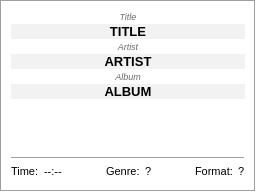
          <widget class="QStackedWidget" name="DisplayWidget">
           <property name="currentIndex">
            <number>1</number>
           </property>
           <widget class="QWidget" name="page">
            <layout class="QVBoxLayout" name="verticalLayout_3">
             <property name="spacing">
              <number>0</number>
             </property>
             <property name="leftMargin">
              <number>0</number>
             </property>
             <property name="topMargin">
              <number>0</number>
             </property>
             <property name="rightMargin">
              <number>0</number>
             </property>
             <property name="bottomMargin">
              <number>0</number>
             </property>
             <item>
              <widget class="QListWidget" name="listWidget">
               <property name="iconSize">
                <size>
                 <width>16</width>
                 <height>16</height>
                </size>
               </property>
              </widget>
             </item>
            </layout>
           </widget>
           <widget class="QWidget" name="page_2">
            <layout class="QVBoxLayout" name="verticalLayout_2">
             <property name="spacing">
              <number>0</number>
             </property>
             <property name="leftMargin">
              <number>0</number>
             </property>
             <property name="topMargin">
              <number>0</number>
             </property>
             <property name="rightMargin">
              <number>0</number>
             </property>
             <property name="bottomMargin">
              <number>0</number>
             </property>
             <item>
              <widget class="QFrame" name="PlayWindowFrame">
               <property name="palette">
                <palette>
                 <active>
                  <colorrole role="Base">
                   <brush brushstyle="SolidPattern">
                    <color alpha="255">
                     <red>255</red>
                     <green>255</green>
                     <blue>255</blue>
                    </color>
                   </brush>
                  </colorrole>
                  <colorrole role="Window">
                   <brush brushstyle="SolidPattern">
                    <color alpha="255">
                     <red>255</red>
                     <green>255</green>
                     <blue>255</blue>
                    </color>
                   </brush>
                  </colorrole>
                 </active>
                 <inactive>
                  <colorrole role="Base">
                   <brush brushstyle="SolidPattern">
                    <color alpha="255">
                     <red>255</red>
                     <green>255</green>
                     <blue>255</blue>
                    </color>
                   </brush>
                  </colorrole>
                  <colorrole role="Window">
                   <brush brushstyle="SolidPattern">
                    <color alpha="255">
                     <red>255</red>
                     <green>255</green>
                     <blue>255</blue>
                    </color>
                   </brush>
                  </colorrole>
                 </inactive>
                 <disabled>
                  <colorrole role="Base">
                   <brush brushstyle="SolidPattern">
                    <color alpha="255">
                     <red>255</red>
                     <green>255</green>
                     <blue>255</blue>
                    </color>
                   </brush>
                  </colorrole>
                  <colorrole role="Window">
                   <brush brushstyle="SolidPattern">
                    <color alpha="255">
                     <red>255</red>
                     <green>255</green>
                     <blue>255</blue>
                    </color>
                   </brush>
                  </colorrole>
                 </disabled>
                </palette>
               </property>
               <property name="autoFillBackground">
                <bool>true</bool>
               </property>
               <property name="frameShape">
                <enum>QFrame::Box</enum>
               </property>
               <property name="frameShadow">
                <enum>QFrame::Sunken</enum>
               </property>
               <layout class="QVBoxLayout" name="verticalLayout">
                <property name="spacing">
                 <number>2</number>
                </property>
                <item>
                 <widget class="QLabel" name="label">
                  <property name="palette">
                   <palette>
                    <active>
                     <colorrole role="WindowText">
                      <brush brushstyle="SolidPattern">
                       <color alpha="255">
                        <red>106</red>
                        <green>106</green>
                        <blue>106</blue>
                       </color>
                      </brush>
                     </colorrole>
                    </active>
                    <inactive>
                     <colorrole role="WindowText">
                      <brush brushstyle="SolidPattern">
                       <color alpha="255">
                        <red>106</red>
                        <green>106</green>
                        <blue>106</blue>
                       </color>
                      </brush>
                     </colorrole>
                    </inactive>
                    <disabled>
                     <colorrole role="WindowText">
                      <brush brushstyle="SolidPattern">
                       <color alpha="255">
                        <red>120</red>
                        <green>120</green>
                        <blue>120</blue>
                       </color>
                      </brush>
                     </colorrole>
                    </disabled>
                   </palette>
                  </property>
                  <property name="font">
                   <font>
                    <pointsize>7</pointsize>
                    <italic>true</italic>
                   </font>
                  </property>
                  <property name="text">
                   <string>Title</string>
                  </property>
                  <property name="alignment">
                   <set>Qt::AlignCenter</set>
                  </property>
                 </widget>
                </item>
                <item>
                 <widget class="QLabel" name="TitleLabel">
                  <property name="palette">
                   <palette>
                    <active>
                     <colorrole role="Base">
                      <brush brushstyle="SolidPattern">
                       <color alpha="255">
                        <red>242</red>
                        <green>242</green>
                        <blue>242</blue>
                       </color>
                      </brush>
                     </colorrole>
                     <colorrole role="Window">
                      <brush brushstyle="SolidPattern">
                       <color alpha="255">
                        <red>242</red>
                        <green>242</green>
                        <blue>242</blue>
                       </color>
                      </brush>
                     </colorrole>
                    </active>
                    <inactive>
                     <colorrole role="Base">
                      <brush brushstyle="SolidPattern">
                       <color alpha="255">
                        <red>242</red>
                        <green>242</green>
                        <blue>242</blue>
                       </color>
                      </brush>
                     </colorrole>
                     <colorrole role="Window">
                      <brush brushstyle="SolidPattern">
                       <color alpha="255">
                        <red>242</red>
                        <green>242</green>
                        <blue>242</blue>
                       </color>
                      </brush>
                     </colorrole>
                    </inactive>
                    <disabled>
                     <colorrole role="Base">
                      <brush brushstyle="SolidPattern">
                       <color alpha="255">
                        <red>242</red>
                        <green>242</green>
                        <blue>242</blue>
                       </color>
                      </brush>
                     </colorrole>
                     <colorrole role="Window">
                      <brush brushstyle="SolidPattern">
                       <color alpha="255">
                        <red>242</red>
                        <green>242</green>
                        <blue>242</blue>
                       </color>
                      </brush>
                     </colorrole>
                    </disabled>
                   </palette>
                  </property>
                  <property name="font">
                   <font>
                    <pointsize>10</pointsize>
                    <weight>75</weight>
                    <bold>true</bold>
                   </font>
                  </property>
                  <property name="autoFillBackground">
                   <bool>true</bool>
                  </property>
                  <property name="text">
                   <string>TITLE</string>
                  </property>
                  <property name="alignment">
                   <set>Qt::AlignCenter</set>
                  </property>
                  <property name="margin">
                   <number>5</number>
                  </property>
                 </widget>
                </item>
                <item>
                 <widget class="QLabel" name="label_2">
                  <property name="palette">
                   <palette>
                    <active>
                     <colorrole role="WindowText">
                      <brush brushstyle="SolidPattern">
                       <color alpha="255">
                        <red>106</red>
                        <green>106</green>
                        <blue>106</blue>
                       </color>
                      </brush>
                     </colorrole>
                    </active>
                    <inactive>
                     <colorrole role="WindowText">
                      <brush brushstyle="SolidPattern">
                       <color alpha="255">
                        <red>106</red>
                        <green>106</green>
                        <blue>106</blue>
                       </color>
                      </brush>
                     </colorrole>
                    </inactive>
                    <disabled>
                     <colorrole role="WindowText">
                      <brush brushstyle="SolidPattern">
                       <color alpha="255">
                        <red>120</red>
                        <green>120</green>
                        <blue>120</blue>
                       </color>
                      </brush>
                     </colorrole>
                    </disabled>
                   </palette>
                  </property>
                  <property name="font">
                   <font>
                    <pointsize>7</pointsize>
                    <italic>true</italic>
                   </font>
                  </property>
                  <property name="text">
                   <string>Artist</string>
                  </property>
                  <property name="alignment">
                   <set>Qt::AlignCenter</set>
                  </property>
                 </widget>
                </item>
                <item>
                 <widget class="QLabel" name="ArtistLabel">
                  <property name="palette">
                   <palette>
                    <active>
                     <colorrole role="Base">
                      <brush brushstyle="SolidPattern">
                       <color alpha="255">
                        <red>242</red>
                        <green>242</green>
                        <blue>242</blue>
                       </color>
                      </brush>
                     </colorrole>
                     <colorrole role="Window">
                      <brush brushstyle="SolidPattern">
                       <color alpha="255">
                        <red>242</red>
                        <green>242</green>
                        <blue>242</blue>
                       </color>
                      </brush>
                     </colorrole>
                    </active>
                    <inactive>
                     <colorrole role="Base">
                      <brush brushstyle="SolidPattern">
                       <color alpha="255">
                        <red>242</red>
                        <green>242</green>
                        <blue>242</blue>
                       </color>
                      </brush>
                     </colorrole>
                     <colorrole role="Window">
                      <brush brushstyle="SolidPattern">
                       <color alpha="255">
                        <red>242</red>
                        <green>242</green>
                        <blue>242</blue>
                       </color>
                      </brush>
                     </colorrole>
                    </inactive>
                    <disabled>
                     <colorrole role="Base">
                      <brush brushstyle="SolidPattern">
                       <color alpha="255">
                        <red>242</red>
                        <green>242</green>
                        <blue>242</blue>
                       </color>
                      </brush>
                     </colorrole>
                     <colorrole role="Window">
                      <brush brushstyle="SolidPattern">
                       <color alpha="255">
                        <red>242</red>
                        <green>242</green>
                        <blue>242</blue>
                       </color>
                      </brush>
                     </colorrole>
                    </disabled>
                   </palette>
                  </property>
                  <property name="font">
                   <font>
                    <pointsize>10</pointsize>
                    <weight>75</weight>
                    <bold>true</bold>
                   </font>
                  </property>
                  <property name="autoFillBackground">
                   <bool>true</bool>
                  </property>
                  <property name="text">
                   <string>ARTIST</string>
                  </property>
                  <property name="alignment">
                   <set>Qt::AlignCenter</set>
                  </property>
                  <property name="margin">
                   <number>5</number>
                  </property>
                 </widget>
                </item>
                <item>
                 <widget class="QLabel" name="label_3">
                  <property name="palette">
                   <palette>
                    <active>
                     <colorrole role="WindowText">
                      <brush brushstyle="SolidPattern">
                       <color alpha="255">
                        <red>106</red>
                        <green>106</green>
                        <blue>106</blue>
                       </color>
                      </brush>
                     </colorrole>
                    </active>
                    <inactive>
                     <colorrole role="WindowText">
                      <brush brushstyle="SolidPattern">
                       <color alpha="255">
                        <red>106</red>
                        <green>106</green>
                        <blue>106</blue>
                       </color>
                      </brush>
                     </colorrole>
                    </inactive>
                    <disabled>
                     <colorrole role="WindowText">
                      <brush brushstyle="SolidPattern">
                       <color alpha="255">
                        <red>120</red>
                        <green>120</green>
                        <blue>120</blue>
                       </color>
                      </brush>
                     </colorrole>
                    </disabled>
                   </palette>
                  </property>
                  <property name="font">
                   <font>
                    <pointsize>7</pointsize>
                    <italic>true</italic>
                   </font>
                  </property>
                  <property name="text">
                   <string>Album</string>
                  </property>
                  <property name="alignment">
                   <set>Qt::AlignCenter</set>
                  </property>
                 </widget>
                </item>
                <item>
                 <widget class="QLabel" name="AlbumLabel">
                  <property name="palette">
                   <palette>
                    <active>
                     <colorrole role="Base">
                      <brush brushstyle="SolidPattern">
                       <color alpha="255">
                        <red>242</red>
                        <green>242</green>
                        <blue>242</blue>
                       </color>
                      </brush>
                     </colorrole>
                     <colorrole role="Window">
                      <brush brushstyle="SolidPattern">
                       <color alpha="255">
                        <red>242</red>
                        <green>242</green>
                        <blue>242</blue>
                       </color>
                      </brush>
                     </colorrole>
                    </active>
                    <inactive>
                     <colorrole role="Base">
                      <brush brushstyle="SolidPattern">
                       <color alpha="255">
                        <red>242</red>
                        <green>242</green>
                        <blue>242</blue>
                       </color>
                      </brush>
                     </colorrole>
                     <colorrole role="Window">
                      <brush brushstyle="SolidPattern">
                       <color alpha="255">
                        <red>242</red>
                        <green>242</green>
                        <blue>242</blue>
                       </color>
                      </brush>
                     </colorrole>
                    </inactive>
                    <disabled>
                     <colorrole role="Base">
                      <brush brushstyle="SolidPattern">
                       <color alpha="255">
                        <red>242</red>
                        <green>242</green>
                        <blue>242</blue>
                       </color>
                      </brush>
                     </colorrole>
                     <colorrole role="Window">
                      <brush brushstyle="SolidPattern">
                       <color alpha="255">
                        <red>242</red>
                        <green>242</green>
                        <blue>242</blue>
                       </color>
                      </brush>
                     </colorrole>
                    </disabled>
                   </palette>
                  </property>
                  <property name="font">
                   <font>
                    <pointsize>10</pointsize>
                    <weight>75</weight>
                    <bold>true</bold>
                   </font>
                  </property>
                  <property name="autoFillBackground">
                   <bool>true</bool>
                  </property>
                  <property name="text">
                   <string>ALBUM</string>
                  </property>
                  <property name="alignment">
                   <set>Qt::AlignCenter</set>
                  </property>
                  <property name="margin">
                   <number>5</number>
                  </property>
                 </widget>
                </item>
                <item>
                 <spacer name="verticalSpacer_3">
                  <property name="orientation">
                   <enum>Qt::Vertical</enum>
                  </property>
                  <property name="sizeHint" stdset="0">
                   <size>
                    <width>20</width>
                    <height>40</height>
                   </size>
                  </property>
                 </spacer>
                </item>
                <item>
                 <widget class="QFrame" name="frame">
                  <property name="palette">
                   <palette>
                    <active>
                     <colorrole role="Midlight">
                      <brush brushstyle="SolidPattern">
                       <color alpha="255">
                        <red>245</red>
                        <green>245</green>
                        <blue>245</blue>
                       </color>
                      </brush>
                     </colorrole>
                    </active>
                    <inactive>
                     <colorrole role="Midlight">
                      <brush brushstyle="SolidPattern">
                       <color alpha="255">
                        <red>245</red>
                        <green>245</green>
                        <blue>245</blue>
                       </color>
                      </brush>
                     </colorrole>
                    </inactive>
                    <disabled>
                     <colorrole role="Midlight">
                      <brush brushstyle="SolidPattern">
                       <color alpha="255">
                        <red>245</red>
                        <green>245</green>
                        <blue>245</blue>
                       </color>
                      </brush>
                     </colorrole>
                    </disabled>
                   </palette>
                  </property>
                  <property name="frameShape">
                   <enum>QFrame::HLine</enum>
                  </property>
                  <property name="frameShadow">
                   <enum>QFrame::Raised</enum>
                  </property>
                 </widget>
                </item>
                <item>
                 <layout class="QHBoxLayout" name="horizontalLayout">
                  <item>
                   <widget class="QLabel" name="label_4">
                    <property name="font">
                     <font>
                      <pointsize>8</pointsize>
                      <italic>false</italic>
                     </font>
                    </property>
                    <property name="text">
                     <string>Time: </string>
                    </property>
                   </widget>
                  </item>
                  <item>
                   <widget class="QLabel" name="TimeLabel">
                    <property name="font">
                     <font>
                      <pointsize>8</pointsize>
                      <weight>50</weight>
                      <italic>false</italic>
                      <bold>false</bold>
                     </font>
                    </property>
                    <property name="text">
                     <string>--:--</string>
                    </property>
                   </widget>
                  </item>
                  <item>
                   <spacer name="horizontalSpacer">
                    <property name="orientation">
                     <enum>Qt::Horizontal</enum>
                    </property>
                    <property name="sizeHint" stdset="0">
                     <size>
                      <width>40</width>
                      <height>20</height>
                     </size>
                    </property>
                   </spacer>
                  </item>
                  <item>
                   <widget class="QLabel" name="label_5">
                    <property name="font">
                     <font>
                      <pointsize>8</pointsize>
                      <italic>false</italic>
                     </font>
                    </property>
                    <property name="text">
                     <string>Genre: </string>
                    </property>
                   </widget>
                  </item>
                  <item>
                   <widget class="QLabel" name="GenreLabel">
                    <property name="font">
                     <font>
                      <pointsize>8</pointsize>
                      <weight>50</weight>
                      <italic>false</italic>
                      <bold>false</bold>
                     </font>
                    </property>
                    <property name="text">
                     <string>?</string>
                    </property>
                   </widget>
                  </item>
                  <item>
                   <spacer name="horizontalSpacer_2">
                    <property name="orientation">
                     <enum>Qt::Horizontal</enum>
                    </property>
                    <property name="sizeHint" stdset="0">
                     <size>
                      <width>40</width>
                      <height>20</height>
                     </size>
                    </property>
                   </spacer>
                  </item>
                  <item>
                   <widget class="QLabel" name="label_7">
                    <property name="font">
                     <font>
                      <pointsize>8</pointsize>
                      <italic>false</italic>
                     </font>
                    </property>
                    <property name="text">
                     <string>Format: </string>
                    </property>
                   </widget>
                  </item>
                  <item>
                   <widget class="QLabel" name="FormatLabel">
                    <property name="font">
                     <font>
                      <pointsize>8</pointsize>
                      <weight>50</weight>
                      <italic>false</italic>
                      <bold>false</bold>
                     </font>
                    </property>
                    <property name="text">
                     <string>?</string>
                    </property>
                   </widget>
                  </item>
                 </layout>
                </item>
               </layout>
              </widget>
             </item>
            </layout>
           </widget>
          </widget>
